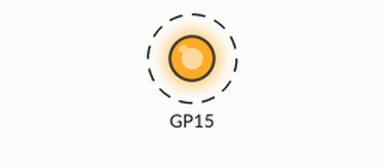
The program below on a simulated Raspberry Pi Pico running MicroPython. Shown: output pins drawn as LEDs (lit = HIGH). Dashed ring = blinking. What the program prints to the serial console is not drawn.

Above: at 0.2 s.
Timing chart, 0 to 3.0 s (numbered marks = the images above):
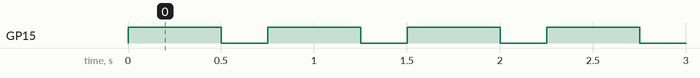

The program:

LED.py
```python
# LED.py
# blink GPIO 25 internal LED    ANR
# Does not work with the 'clone' Pico W(?) brand DVOZVO boards

import machine
import utime

# GPIO 25 (no board pin) is 'internal led' - does not appear to work on the clone W boards I bought
# board pin 3 is GND
# board pin 20 is GPIO 15
pin = 25
pin = 15
LED = machine.Pin(pin, machine.Pin.OUT) #Set pin 25 as output

while True:
    print("  blink the internal LED")
    LED.value(1) #Turn on LED
    utime.sleep(.5)
    LED.value(0) #Turn off LED
    utime.sleep(.25)
```

Measured:
- by itself, GP15: alternates HIGH for 0.50 s and LOW for 0.25 s
